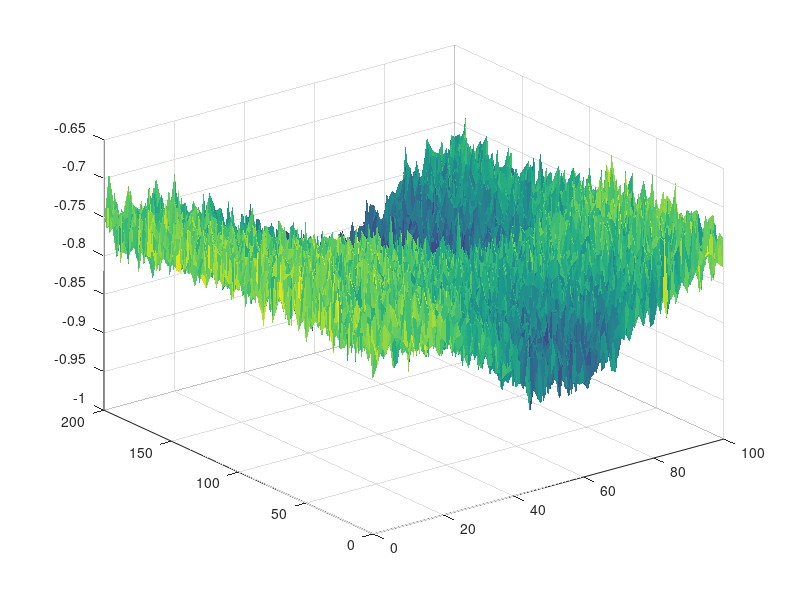

Reproduce this figure in MATLAB. (Note: this script raises an error after producing the figure.)
function Archard()
    % 参数设置（单位：厘米）
    step_length = 200;   % 台阶长度200cm
    step_width = 100;    % 台阶宽度100cm
    resolution = 1;      % 网格分辨率1cm
    
    % 生成磨损表面数据
    [X, Y, Z] = generate_worn_surface(step_width, step_length, resolution);
    
    % 绘制三维表面图
    plot_3d_surface(X, Y, Z, step_width, step_length);
    
    % 绘制平面热力图
    plot_2d_heatmap(X, Y, Z, step_width, step_length);
    
    % 绘制 x = 40 的截面图
    plot_x_section(X, Y, Z, 40);
    
    % 绘制 y = 40 的截面图
    plot_y_section(X, Y, Z, 40);
end

%% 磨损表面生成函数（改进版）
function [X, Y, Z] = generate_worn_surface(width, length, res)
    % 创建坐标网格
    x = 0:res:width;
    y = 0:res:length;
    [X, Y] = meshgrid(x, y);
    
    % 生成基准平面
    Z = zeros(size(X));
    
    % ===== 主要磨损区域 =====
    % 主凹陷参数（中心偏右）
    main_center_x = width*0.5;       % 中心x坐标（60%宽度处）
    main_center_y = length*0.5;      % 中心y坐标
    % 增大x和y方向的扩散范围，使凹陷更平缓
    main_sigma_x = 1000;               
    main_sigma_y = 3000;               
    % 减小最大深度
    main_depth = -0.75;               
    
    % 生成各向异性高斯凹陷
    main_dent = main_depth * exp(-...
        ((X-main_center_x).^2/(2*(main_sigma_x)^2) +...
         (Y-main_center_y).^2/(2*(main_sigma_y)^2)));
    
    % ===== 次要磨损区域 =====
    % 参数设置
    num_minor_dents = 3;             % 次要凹痕数量
    % 减小次要凹痕最大深度
    minor_max_depth = -0.15;          
    % 减小次要凹痕最小深度
    minor_min_depth = -0.05;          
    
    minor_dents = zeros(size(X));
    for i = 1:num_minor_dents
        % 随机参数生成
        cx = width * (0.3 + 0.4*rand());  % 集中在30%-70%宽度范围
        cy = length * rand();
        % 增大x方向的扩散范围
        sx = 16 + 10*rand();
        % 增大y方向的扩散范围
        sy = 30 + 20*rand();
        depth = minor_min_depth + (minor_max_depth - minor_min_depth)*rand();
        
        % 生成凹痕
        minor_dent = depth * exp(-...
            ((X-cx).^2/(2*sx^2) + (Y-cy).^2/(2*sy^2)));
        
        minor_dents = minor_dents + minor_dent;
    end
    
    % ===== 组合表面 =====
    Z = Z + main_dent + minor_dents;
    
    % 添加轻微噪声（RMS 减小到 0.02cm）
    Z = Z + 0.02*randn(size(Z));
end

%% 三维表面图绘制（优化版）
function plot_3d_surface(X, Y, Z, width, length)
    figure('Position', [100 100 1000 600], 'Color','w');
    
    % 创建表面图
    s = surf(X, Y, Z, 'EdgeColor','none');
    
    % 设置材质属性
    s.DiffuseStrength = 0.25;
    s.SpecularStrength = 0.6;
    s.AmbientStrength = 0.5;
    
    % 颜色和光照设置
    cmap = turbo(256);
    cmap(1:50,:) = cmap(1:50,:)*0.8; % 加深蓝色部分
    colormap(cmap);
    clim([-1.5 0.2]);
    
    lighting gouraud;
    light('Position',[width*0.7 length*0.3 50],'Style','local');
    light('Position',[width*0.3 length*0.7 30],'Style','local');
    
    % 视角和坐标轴设置
    view(-25, 35);
    axis([0 width 0 length -1.5 0.5]);
    set(gca, 'FontSize',10,...
             'XTick',0:20:width,...
             'YTick',0:40:length,...
             'ZLim',[-1.5 0.5]);
    
    % 标签和标题
    xlabel('x (mm)', 'FontSize',12);
    ylabel('y (mm)', 'FontSize',12);
    zlabel('d (cm)', 'FontSize',12);
    title('Realistic Step Wear 3D Visualization',...
          'FontSize',14, 'FontWeight','normal');
    
    % 修改此处，使用旧的设置属性方式
    h = colorbar('southoutside');
    set(get(h, 'Label'), 'String', 'Depth (cm)');
end

%% 修正后的平面热力图绘制函数
function plot_2d_heatmap(X, Y, Z, width, length)
    figure('Position', [200 200 1200 500], 'Color','w');
    
    % 使用旧版调用方式
    imagesc([0 width], [0 length], Z);
    axis xy;
    
    % 颜色设置（避免直接修改矩阵）
    cmap = turbo(256);
    adjusted_part = cmap(1:50,:) * 0.8;
    cmap(1:50,:) = adjusted_part;
    colormap(cmap);
    clim([-1.5 0.2]);
    
    % 等高线标注（移除透明度）
    hold on;
    contour(X, Y, Z, [-1.2 -0.8 -0.4],...
            'LineColor', [0.4 0.4 0.4],...
            'LineWidth', 1.2);
    
    % 坐标轴设置
    set(gca, 'FontSize',10,...
             'XTick',0:20:width,...
             'YTick',0:40:length);
    
    % 标签和标题
    xlabel('x (mm)', 'FontSize',12);
    ylabel('y (mm)', 'FontSize',12);
    title('Wear Depth Heatmap with Contours',...
          'FontSize',14, 'FontWeight','normal');
    grid on;
    set(gca, 'GridColor', [0.8 0.8 0.8], 'GridAlpha', 0.3);
    
    % 同样修改此处，使用旧的设置属性方式
    h = colorbar('eastoutside');
    set(get(h, 'Label'), 'String', 'Depth (cm)');
end

%% 绘制 x = x0 的截面图
function plot_x_section(X, Y, Z, x0)
    % 找到最接近 x0 的索引
    [~, idx] = min(abs(X(1,:) - x0));
    
    % 获取该截面的数据
    y_data = Y(:, idx);
    z_data = Z(:, idx);
    
    % 绘制截面图
    figure;
    plot(y_data, z_data,'Color','#d56320');
    xlabel('y (mm)');
    ylabel('d (cm)');
    title(['Cross-section at x = ', num2str(x0), ' mm']);
    grid on;
end

%% 绘制 y = y0 的截面图
function plot_y_section(X, Y, Z, y0)
    % 找到最接近 y0 的索引
    [~, idx] = min(abs(Y(:,1) - y0));
    
    % 获取该截面的数据
    x_data = X(idx, :);
    z_data = Z(idx, :);
    
    % 绘制截面图
    figure;
    plot(x_data, z_data,'Color','#d56320');
    xlabel('x (mm)');
    ylabel('d (cm)');
    title(['Cross-section at y = ', num2str(y0), ' mm']);
    grid on;
end
